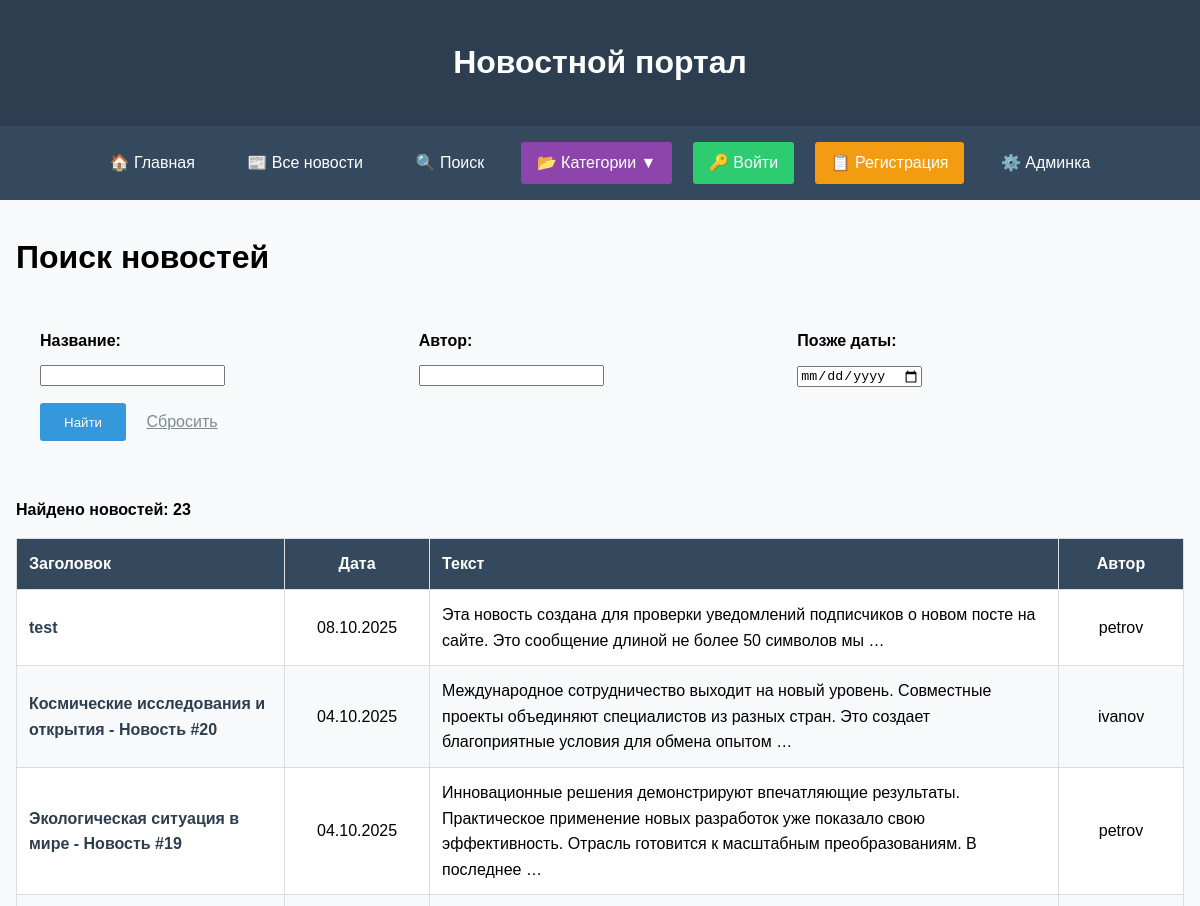
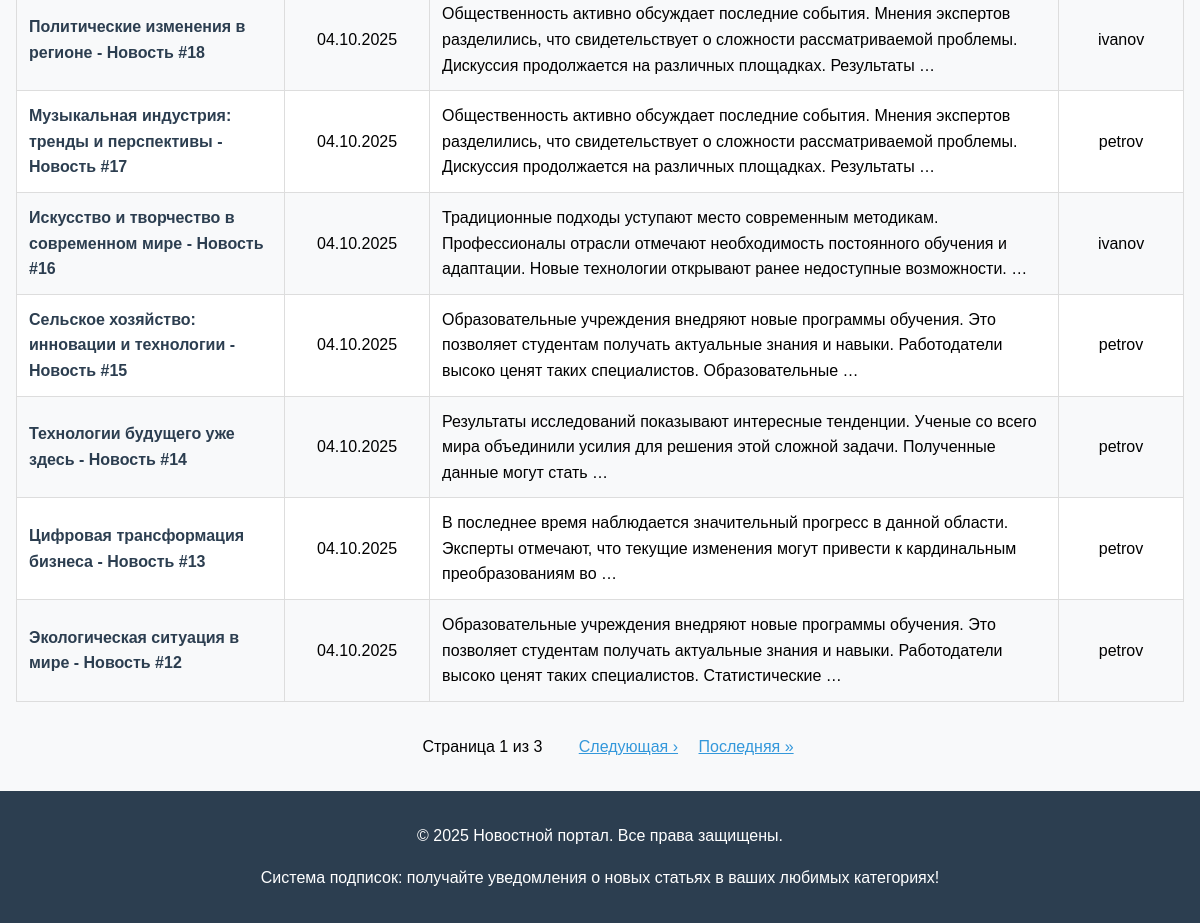
The app's page /news/search/ with its own data (2 pictures, top to bottom).
### news/models.py (models this page shows, shortened)
class Post(models.Model):
    ARTICLE = 'AR'
    NEWS = 'NW'
    POST_TYPES = [
        (ARTICLE, 'Статья'),
        (NEWS, 'Новость'),
    ]
    author = models.ForeignKey(Author, on_delete=models.CASCADE)
    post_type = models.CharField(max_length=2, choices=POST_TYPES, default=ARTICLE)
    categories = models.ManyToManyField(Category, through='PostCategory')
    title = models.CharField(max_length=255)
    content = models.TextField()
    rating = models.IntegerField(default=0)
    created_at = models.DateTimeField(auto_now_add=True)
    updated_at = models.DateTimeField(auto_now=True)
    notifications_sent = models.BooleanField(default=False)
    class Meta:
        ordering = ['-created_at']  # Сортировка по умолчанию - новые сначала

class Author(models.Model):
    user = models.OneToOneField(User, on_delete=models.CASCADE)
    rating = models.IntegerField(default=0)

### news/views.py (the view)
# urls.py: path('news/search/', views.NewsSearch.as_view(), name='news_search'),
class NewsSearch(ListView):
    model = Post
    template_name = 'news/news_search.html'
    context_object_name = 'news_list'
    paginate_by = 10
    def get_queryset(self):
        queryset = Post.objects.filter(post_type=Post.NEWS).select_related(
            'author__user'
        ).prefetch_related('categories').order_by('-created_at')
        self.filterset = PostFilter(self.request.GET, queryset=queryset)
        return self.filterset.qs
    def get_context_data(self, **kwargs):
        context = super().get_context_data(**kwargs)
        context['filterset'] = self.filterset
        context['categories'] = Category.objects.all()
        context['search_query'] = self.request.GET.get('title', '')
        logger.info(f"🔍 Поиск новостей: найдено {context['news_list'].count()} результатов")
        return context

### news/templatetags/custom_filters.py (called while the page is built)
@register.filter(name='censor')
def censor(value):
    if not isinstance(value, str):
        return value
    censored_text = value
    for word in UNWANTED_WORDS:
        pattern = re.compile(re.escape(word), re.IGNORECASE)
        censored_text = pattern.sub(
            lambda match: match.group()[0] + '*' * (len(match.group()) - 1),
            censored_text
        )
    return censored_text

### news/templates/news/news_search.html (shortened to what this page needs)
{% extends 'default.html' %}
{% load custom_filters %}
{% block content %}
<h1>Поиск новостей</h1>
<form method="GET" style="margin-bottom: 2rem; padding: 1.5rem; background-color: #f8f9fa; border-radius: 5px;">
    <div style="display: grid; grid-template-columns: 1fr 1fr 1fr; gap: 1rem; margin-bottom: 1rem;">
        <div>
            <label style="display: block; margin-bottom: 0.5rem; font-weight: bold;">Название:</label>
            {{ filterset.form.title }}
        </div>
        <div>
            <label style="display: block; margin-bottom: 0.5rem; font-weight: bold;">Автор:</label>
            {{ filterset.form.author__user__username }}
        </div>
        <div>
            <label style="display: block; margin-bottom: 0.5rem; font-weight: bold;">Позже даты:</label>
            {{ filterset.form.created_after }}
        </div>
    </div>
    <button type="submit" style="background: #3498db; color: white; padding: 0.7rem 1.5rem; border: none; border-radius: 3px; cursor: pointer;">Найти</button>
    <a href="{% url 'news_search' %}" style="margin-left: 1rem; color: #7f8c8d;">Сбросить</a>
</form>
{% if news_list %}
    <p><strong>Найдено новостей: {{ paginator.count }}</strong></p>
    <table style="width: 100%; border-collapse: collapse; margin-top: 1rem;">
        <thead>
            <tr style="background-color: #34495e; color: white;">
                <th style="padding: 12px; text-align: left; border: 1px solid #ddd;">Заголовок</th>
                <th style="padding: 12px; text-align: center; border: 1px solid #ddd; width: 120px;">Дата</th>
                <th style="padding: 12px; text-align: left; border: 1px solid #ddd;">Текст</th>
                <th style="padding: 12px; text-align: center; border: 1px solid #ddd; width: 100px;">Автор</th>
            </tr>
        </thead>
        <tbody>
            {% for news in news_list %}
            <tr style="background-color: {% if forloop.counter|divisibleby:2 %}#f8f9fa{% else %}white{% endif %};">
                <td style="padding: 12px; border: 1px solid #ddd;">
                    <a href="{% url 'news_detail' news.id %}" style="text-decoration: none; color: #2c3e50; font-weight: bold;">
                        {{ news.title|censor }}
                    </a>
                </td>
                <td style="padding: 12px; border: 1px solid #ddd; text-align: center;">
                    {{ news.created_at|date:"d.m.Y" }}
                </td>
                <td style="padding: 12px; border: 1px solid #ddd;">
                    {{ news.content|truncatewords:20|censor }}
                </td>
                <td style="padding: 12px; border: 1px solid #ddd; text-align: center;">
                    {{ news.author.user.username }}
                </td>
            </tr>
            {% endfor %}
        </tbody>
    </table>
    <div style="margin-top: 2rem; text-align: center;">
        <span style="margin: 0 1rem;">
            Страница {{ page_obj.number }} из {{ page_obj.paginator.num_pages }}
        </span>
        {% if page_obj.has_next %}
            <a href="?page={{ page_obj.next_page_number }}{% for key, value in request.GET.items %}{% if key != 'page' %}&{{ key }}={{ value }}{% endif %}{% endfor %}" style="margin-left: 1rem; color: #3498db;">Следующая ›</a>
            <a href="?page={{ page_obj.paginator.num_pages }}{% for key, value in request.GET.items %}{% if key != 'page' %}&{{ key }}={{ value }}{% endif %}{% endfor %}" style="margin-left: 1rem; color: #3498db;">Последняя »</a>
        {% endif %}
    </div>
{% else %}
    <div style="text-align: center; padding: 2rem; background-color: #f8f9fa; border-radius: 5px; margin-top: 1rem;">
        <p>{% if request.GET %}По вашему запросу ничего не найдено.{% else %}Введите критерии поиска.{% endif %}</p>
    </div>
{% endif %}
{% endblock %}

### templates/default.html (shortened to what this page needs)
<!DOCTYPE html>
<html lang="ru">
<head>
</head>
<body>
    <header class="header">
        <h1>Новостной портал</h1>
    </header>
    {% load group_tags %}
    <nav class="nav">
        <a href="/">🏠 Главная</a>
        <a href="{% url 'news_list' %}">📰 Все новости</a>
        <a href="{% url 'news_search' %}">🔍 Поиск</a>
        <div class="categories-dropdown">
            <a href="#" style="background: #8e44ad;">📂 Категории ▼</a>
        </div>
        {% if user.is_authenticated %}
            <a href="{% url 'my_subscriptions' %}" style="background: #e67e22;">📧 Мои подписки</a>
            <span class="user-info">
                {% if user.groups.all %}
                    Группы:
                    {% for group in user.groups.all %}
                        <span style="background: #2ecc71; padding: 0.2rem 0.5rem; border-radius: 3px; margin-left: 0.3rem;">
                            {{ group.name }}
                        </span>
                    {% endfor %}
                {% else %}
                    <span style="color: #e74c3c;">Нет групп</span>
                {% endif %}
            </span>
            {% if user|in_group:'authors' %}
                <span style="background: #27ae60; color: white; padding: 0.5rem 1rem; border-radius: 3px; margin-right: 0.5rem;">
                    ✅ Вы автор
                </span>
                {% if perms.news.add_post %}
                    <a href="{% url 'news_create' %}" style="background: #3498db;">
                        📝 Добавить новость
                    </a>
                    <a href="{% url 'article_create' %}" style="background: #9b59b6;">
                        📄 Добавить статью
                    </a>
                {% else %}
                    <span style="background: #e74c3c; color: white; padding: 0.5rem 1rem; border-radius: 3px; margin-right: 0.5rem;">
                        ⚠️ Нет прав на создание
                    </span>
                {% endif %}
            {% else %}
                <a href="{% url 'become_author' %}" style="background: #e67e22;">
                    🖊️ Стать автором
                </a>
            {% endif %}
            <span class="user-info">👤 {{ user.username }}</span>
            <a href="{% url 'account_logout' %}" style="background: #e74c3c;">
                🚪 Выйти
            </a>
        {% else %}
            <a href="{% url 'account_login' %}" style="background: #2ecc71;">
                🔑 Войти
            </a>
            <a href="{% url 'account_signup' %}" style="background: #f39c12;">
                📋 Регистрация
            </a>
        {% endif %}
        <a href="/admin/" style="background: #34495e;">
            ⚙️ Админка
        </a>
    </nav>
    <main class="content">
        {% block content %}
        {% endblock %}
    </main>
    <footer class="footer">
        <p>&copy; 2025 Новостной портал. Все права защищены.</p>
        <p>Система подписок: получайте уведомления о новых статьях в ваших любимых категориях!</p>
    </footer>
</body>
</html>

### templates/default.html (style rules this page uses)
body { font-family: Arial, sans-serif; margin: 0; padding: 0; line-height: 1.6; background-color: #f8f9fa; }
.header { background-color: #2c3e50; color: white; padding: 1rem 0; text-align: center; }
.nav { background-color: #34495e; padding: 1rem; text-align: center; }
.nav a { color: white; text-decoration: none; margin: 0 0.5rem; padding: 0.5rem 1rem; border-radius: 3px; transition: background-color 0.3s; display: inline-block; }
.content { max-width: 1200px; margin: 2rem auto; padding: 0 1rem; min-height: 60vh; }
.footer { background-color: #2c3e50; color: white; text-align: center; padding: 1rem; margin-top: 2rem; }
.categories-dropdown { position: relative; display: inline-block; }

### records on screen
Post: title|censor "test", created_at "08.10.2025", content|censor "Эта новость создана для проверки уведомлений подписчиков о новом посте на сайте. Это сообщение длиной не более 50 символов мы …", author.user.username "petrov"
Post: title|censor "Космические исследования и открытия - Новость #20", created_at "04.10.2025", content|censor "Международное сотрудничество выходит на новый уровень. Совместные проекты объединяют специалистов из разных стран. Это создает благоприятные условия для обмена опытом …", author.user.username "ivanov"
Post: title|censor "Экологическая ситуация в мире - Новость #19", created_at "04.10.2025", content|censor "Инновационные решения демонстрируют впечатляющие результаты. Практическое применение новых разработок уже показало свою эффективность. Отрасль готовится к масштабным преобразованиям. В последнее …", author.user.username "petrov"
Post: title|censor "Политические изменения в регионе - Новость #18", created_at "04.10.2025", content|censor "Общественность активно обсуждает последние события. Мнения экспертов разделились, что свидетельствует о сложности рассматриваемой проблемы. Дискуссия продолжается на различных площадках. Результаты …", author.user.username "ivanov"
Post: title|censor "Музыкальная индустрия: тренды и перспективы - Новость #17", created_at "04.10.2025", content|censor "Общественность активно обсуждает последние события. Мнения экспертов разделились, что свидетельствует о сложности рассматриваемой проблемы. Дискуссия продолжается на различных площадках. Результаты …", author.user.username "petrov"
Post: title|censor "Искусство и творчество в современном мире - Новость #16", created_at "04.10.2025", content|censor "Традиционные подходы уступают место современным методикам. Профессионалы отрасли отмечают необходимость постоянного обучения и адаптации. Новые технологии открывают ранее недоступные возможности. …", author.user.username "ivanov"
Post: title|censor "Сельское хозяйство: инновации и технологии - Новость #15", created_at "04.10.2025", content|censor "Образовательные учреждения внедряют новые программы обучения. Это позволяет студентам получать актуальные знания и навыки. Работодатели высоко ценят таких специалистов. Образовательные …", author.user.username "petrov"
Post: title|censor "Технологии будущего уже здесь - Новость #14", created_at "04.10.2025", content|censor "Результаты исследований показывают интересные тенденции. Ученые со всего мира объединили усилия для решения этой сложной задачи. Полученные данные могут стать …", author.user.username "petrov"
Post: title|censor "Цифровая трансформация бизнеса - Новость #13", created_at "04.10.2025", content|censor "В последнее время наблюдается значительный прогресс в данной области. Эксперты отмечают, что текущие изменения могут привести к кардинальным преобразованиям во …", author.user.username "petrov"
Post: title|censor "Экологическая ситуация в мире - Новость #12", created_at "04.10.2025", content|censor "Образовательные учреждения внедряют новые программы обучения. Это позволяет студентам получать актуальные знания и навыки. Работодатели высоко ценят таких специалистов. Статистические …", author.user.username "petrov"

### other values on screen
{{ paginator.count }} "23"
{{ page_obj.number }} "1"
{{ page_obj.paginator.num_pages }} "3"
